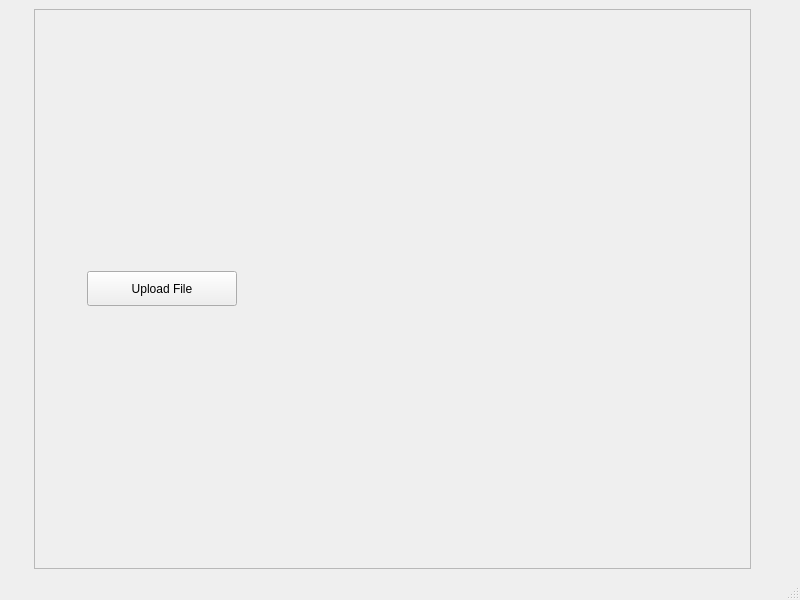
<?xml version="1.0" encoding="UTF-8"?>
<ui version="4.0">
 <class>MainWindow</class>
 <widget class="QMainWindow" name="MainWindow">
  <property name="geometry">
   <rect>
    <x>0</x>
    <y>0</y>
    <width>800</width>
    <height>600</height>
   </rect>
  </property>
  <property name="windowTitle">
   <string>MainWindow</string>
  </property>
  <widget class="QWidget" name="centralwidget">
   <layout class="QHBoxLayout" name="horizontalLayout">
    <item>
     <spacer name="horizontalSpacer">
      <property name="orientation">
       <enum>Qt::Horizontal</enum>
      </property>
      <property name="sizeType">
       <enum>QSizePolicy::Preferred</enum>
      </property>
      <property name="sizeHint" stdset="0">
       <size>
        <width>25</width>
        <height>20</height>
       </size>
      </property>
     </spacer>
    </item>
    <item>
     <widget class="QFrame" name="frame">
      <property name="frameShape">
       <enum>QFrame::StyledPanel</enum>
      </property>
      <property name="frameShadow">
       <enum>QFrame::Raised</enum>
      </property>
      <layout class="QVBoxLayout" name="verticalLayout">
       <property name="leftMargin">
        <number>52</number>
       </property>
       <item>
        <widget class="QPushButton" name="pushButton_upload">
         <property name="maximumSize">
          <size>
           <width>150</width>
           <height>35</height>
          </size>
         </property>
         <property name="text">
          <string>Upload File</string>
         </property>
        </widget>
       </item>
      </layout>
     </widget>
    </item>
    <item>
     <spacer name="horizontalSpacer_2">
      <property name="orientation">
       <enum>Qt::Horizontal</enum>
      </property>
      <property name="sizeType">
       <enum>QSizePolicy::Preferred</enum>
      </property>
      <property name="sizeHint" stdset="0">
       <size>
        <width>40</width>
        <height>20</height>
       </size>
      </property>
     </spacer>
    </item>
   </layout>
  </widget>
  <widget class="QMenuBar" name="menubar">
   <property name="geometry">
    <rect>
     <x>0</x>
     <y>0</y>
     <width>800</width>
     <height>22</height>
    </rect>
   </property>
  </widget>
  <widget class="QStatusBar" name="statusbar"/>
 </widget>
 <resources/>
 <connections/>
</ui>
